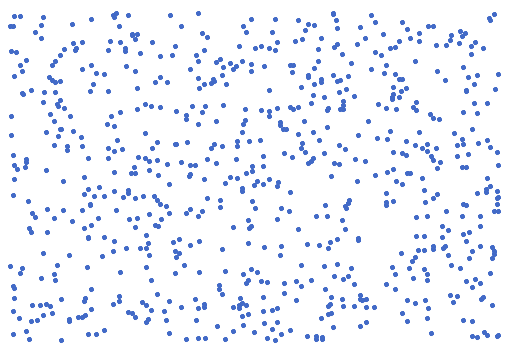
#> input picture ProjectsAndScripts/CountDotsInPic/count_it.png, 513 x 353 px
$ python count_dots.py count_it.png
#> lines starting #> are read from the running program, lines starting #| are printed output that depends on the picture; after the words box and inside, x2 and y2 are one past the last pixel; in counts of white or black regions, pixels touching at a corner belong together
#!/usr/bin/env python3
# -*- coding: utf-8 -*-

# __author__ = 'kira@-築城院 真鍳'

import numpy as np #-------------------#
from sys import argv #-----------------#
from PIL import Image #----------------#
from collections import Counter, deque #
from urllib.request import urlretrieve #


class CountDots:
    """
    I'm not sure about result, but _404_, mmmmmmm... idk :)
    I've opened pic with program PINTA,
        to see count of pixels in Dots and set limit DEEP (n122) and limit LENGTH (n68)
    """

    def __init__(self):
        # self.pico = self.get_image()
        self.pico = 'count_it.png'
        self.photo = Image.open(self.pico)
#> self.photo is the input picture: PIL image 513x353 RGBA; mean R, G, B, A 239.9, 243.1, 250.5, 255
        self.photo = self.photo.convert('RGB')
#> self.photo: PIL image 513x353 RGB
        self.width = self.photo.size[0]
#> self.width = 513
        self.height = self.photo.size[1]
#> self.height = 353
        self.copied = np.zeros((self.height, self.width))
        self.deep = 1
        self.count = 1

    def get_image(self):
        url = "https://lh5.googleusercontent.com/yO12GARP3fqmNOZ00zM9Q_nyBVWWfR_xVu8skrvAmhB1hzSJyq_F593jhQqS48aWJyCZ5jzDAQ=w513"
        pico = 'count_it.png'
        urlretrieve(url, pico)
        return pico

    def checker(self, tar):
        """
        :tar:   column value
        """
        # 765 = 255, 255, 255 == white pixel, 0.? = value that we fill or we will
        if tar != 765.0 and not str(tar).startswith('0.'):
            return True
        return False

    def des(self, todow, kgs):
        """
        :todow:     row_id
        :kgs:       list with columns_id (indexes) from left() and right()

        cheking deep rows: and nah chenging counts of dots (flag='deep')
        """
        if kgs:
            for i in kgs:
                self.down(todow, i, "deep")

    def right(self, idi, idj, flag, to_fill):
        """
        :idi:       row_id
        :idj:       column_id
        :flag:      to return or not checked indexes
        :to_fill:   list from _left_ with checked indexes

        check RIGHT neighbors
        """
        r = True
        while r:
            if len(to_fill) <= 5 and idj < 513:
                point = self.copied[idi][idj]
                if self.checker(point):
                    self.copied[idi][idj] = float(f"0.{self.count}")
                    to_fill.append(idj)
            else:
                r = False
            idj += 1
        if flag == 'deep':
            return to_fill

    def left(self, idi, idj):
        """
        :idi:   row_id
        :idj:   column_id

        check LEFT neighbors
        """
        # idj+1 index to check 1lvl down
        km = [idj+1]

        # l - limit indexes we can check
        l = True
        while l:

            # < 5 and not negative index, :yes: append 5th
            if len(km) < 5 and 0 < idj:
                point = self.copied[idi][idj]
                if self.checker(point):
                    self.copied[idi][idj] = float(f"0.{self.count}")
                    km.append(idj)
            else:
                l = False

            # move 1 pixel left
            idj -= 1
        return self.right(idi, idj+1, 'deep', km)

    def down(self, idi, idj, flag):
        """
        :idi:   row_id
        :idj:   column_id
        :flag:  flag to break process _or_ go deeper with row_id
        """
        dw = self.copied[idi][idj]
        if self.checker(dw):
            self.copied[idi][idj] = float(f"0.{self.count}")
            rfpixels = self.left(idi, idj-1)

            # reset deep counter
            if flag == "root":
                self.deep = 1

            # go deeper
            elif flag == "deep":
                self.deep += 1

            # limit value to go down: if 5x5 then: self.deep <= 5
            if self.deep <= 5:
                self.des(idi+1, rfpixels)

    def get_index_of_pixels(self):
        """
        we can't change pic indexes with PIL.Image
        we can copy values of pic to numpy.array and change it
        """
        for y in range(0, self.height):
            for x in range(0, self.width):
                RGB = self.photo.getpixel((x,y))
                self.copied[y][x] = sum(RGB)
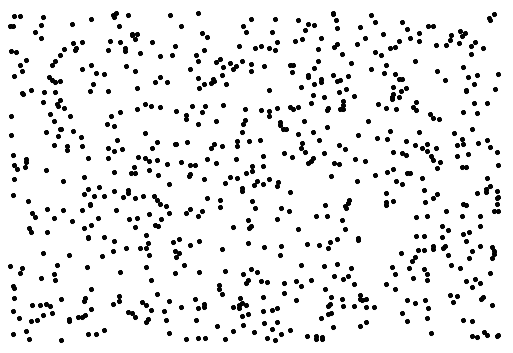
#> self.copied: shape (353, 513) float64; min 366, max 765, mean 733.4; drawn with min black and max white

    def start(self):
        self.get_index_of_pixels()
        for idi, i in enumerate(self.copied[:]):
            for idj, j in enumerate(i):
                if self.checker(j):
                    self.copied[idi][idj] = float(f"0.{self.count}")
                    self.right(idi, idj+1, 'root', to_fill=[])
                    if idi+1 < 354:   # height: 353
                        down = self.copied[idi+1][idj]
                        if self.checker(down):
                            self.down(idi+1, idj, 'root')
                            self.count += 1
#> this loop made 353 passes
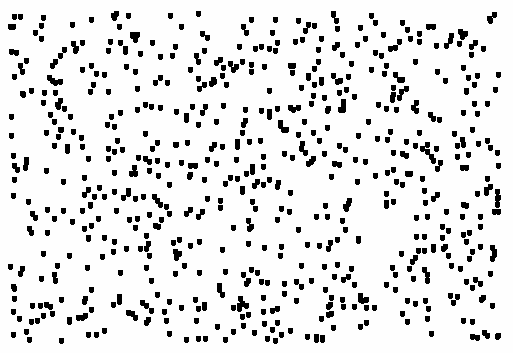
#> self.copied: shape (353, 513) float64; 10.68% of pixels changed, all inside (x1, y1, x2, y2) = (8, 11, 501, 344); drawn with min black and max white
        print('total count: ', self.count)
#| total count:  404


if __name__ == "__main__":
    cd = CountDots()
    cd.start()
